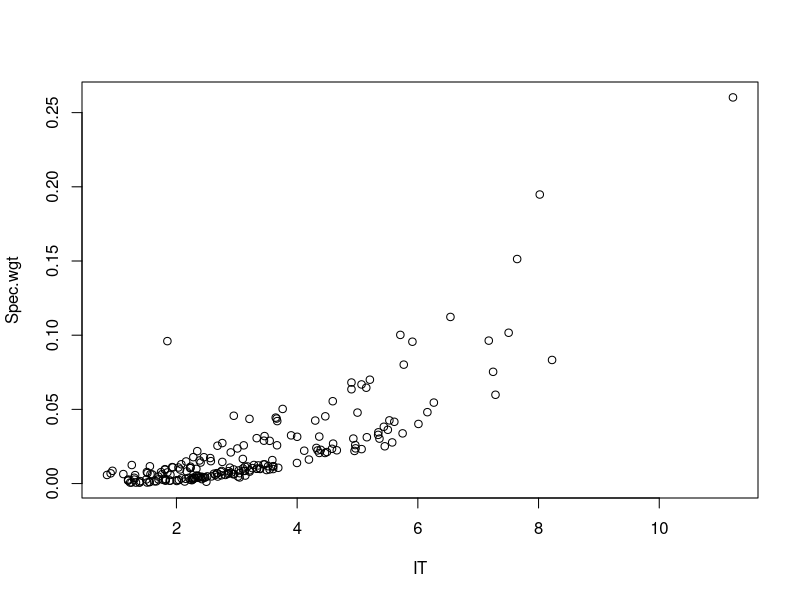

Source code (R): (Note: this script raises an error after producing the figure.)
#Data preparation
#read data (1 file)----
poll_all <- read.csv(file="data/PredAlloPoll22218.csv")
str(poll_all)

#dummy variable for spain latitude
#Hoverflies
poll_all[163:170,c("Latitude")] <- 37.396355
#Bees
poll_all[269:344,c("Latitude")] <- 37.396355

#without Germany and Cane 1987
poll_all <- poll_all[1:1246,]
#split to bees and hoverflies
poll_all_split=split(poll_all,poll_all$Taxa)
bee_all=poll_all_split[[1]]
hov_all=poll_all_split[[2]]

#Species mean dataframes

#Bees
options(na.action = "na.omit")

bee_mean=aggregate(Latitude~Family+Region+Country+Subfamily+Genus+Species+Sex,bee_all,mean)
bee_mean$Pres.time=as.numeric(unlist(aggregate(Pres.time~Country+Species+Sex,bee_all,mean)[4]))
bee_mean$Spec.wgt=as.numeric(unlist(aggregate(Spec.wgt~Country+Species+Sex,bee_all,mean)[4]))
bee_mean$Wgt.SD=as.numeric(unlist(aggregate(Spec.wgt~Country+Species+Sex,bee_all,sd)[4]))
bee_mean$IT=as.numeric(unlist(aggregate(IT~Country+Species+Sex,bee_all,mean)[4]))
bee_mean$IT.SD=as.numeric(unlist(aggregate(IT~Country+Species+Sex,bee_all,sd)[4]))
bee_mean$BL=as.numeric(unlist(aggregate(BL~Country+Species+Sex,bee_all,mean)[4]))
bee_mean$BL.SD=as.numeric(unlist(aggregate(BL~Country+Species+Sex,bee_all,sd)[4]))

plot(Spec.wgt~IT,bee_mean)

##Fix weight of spanish Flavipanurgus venustus
#bee_mean[207,]$Spec.wgt=bee_mean[207,]$Spec.wgt*0.1

##Hoverflies
options(na.action = "na.omit")
hov_mean=aggregate(Latitude~Family+Region+Country+Subfamily+Genus+Species+Sex,hov_all,mean)
hov_mean$Pres.time=as.numeric(unlist(aggregate(Pres.time~Country+Species+Sex,hov_all,unique)[4]))
hov_mean$Spec.wgt=as.numeric(unlist(aggregate(Spec.wgt~Country+Species+Sex,hov_all,mean)[4]))
hov_mean$Wgt.SD=as.numeric(unlist(aggregate(Spec.wgt~Country+Species+Sex,hov_all,sd)[4]))
hov_mean$IT=as.numeric(unlist(aggregate(IT~Country+Species+Sex,hov_all,mean)[4]))
hov_mean$IT.SD=as.numeric(unlist(aggregate(IT~Country+Species+Sex,hov_all,sd)[4]))
hov_mean$BL=as.numeric(unlist(aggregate(BL~Country+Species+Sex,hov_all,mean)[4]))
hov_mean$BL.SD=as.numeric(unlist(aggregate(BL~Country+Species+Sex,hov_all,sd)[4]))
str(hov_mean)

## set the seed to make your partition reproductible
set.seed(123)
require(caret)
bee_subset=sample(seq_len(nrow(bee_mean)), size = floor(0.8 * nrow(bee_mean)))
bee_test <- bee_mean[-bee_subset, ]
bee_train <- bee_mean[bee_subset, ]

hov_subset=sample(seq_len(nrow(hov_mean)), size = floor(0.8 * nrow(hov_mean)))
hov_test <- hov_mean[-hov_subset, ]
hov_train <- hov_mean[hov_subset, ]



#I would save test train and all.
save(all,file =  "pollimetry/data/poll_all.rda")
save(bee_train,file =  "pollimetry/data/bee_train.rda")
save(bee_test,file =  "pollimetry/data/bee_test.rda")
save(bee_all,file =  "pollimetry/data/bee_all.rda")

save(hov_train,file =  "pollimetry/data/bee_train.rda")
save(hov_test,file =  "pollimetry/data/bee_test.rda")
save(hov_all,file =  "pollimetry/data/bee_all.rda")
